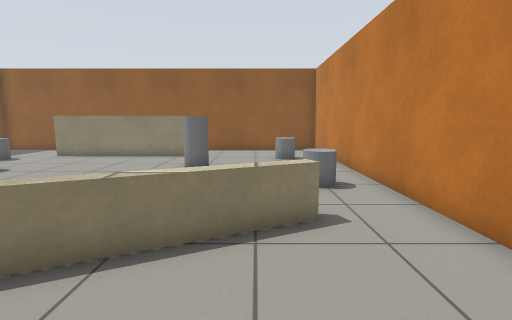
[1] (above)

12 first-person views from a walk through a robot-simulator world made for Gazebo. The camera is 0.92 m above the floor, tilts 8° down and sees 85° across. The floor is counted in squares, 0.5 m on a side. Each view is taken from the middle of a square. On the plan, view 1 faces up. The plan holds only what a view shows up to about 16 squares ahead; the rest is blank.

[2]
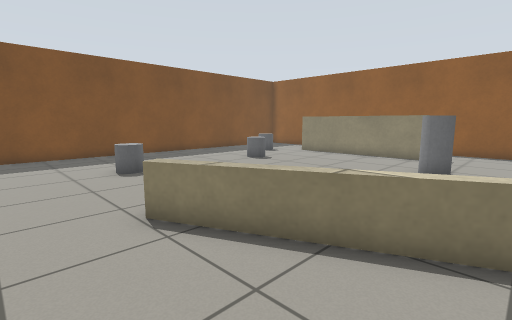

[3]
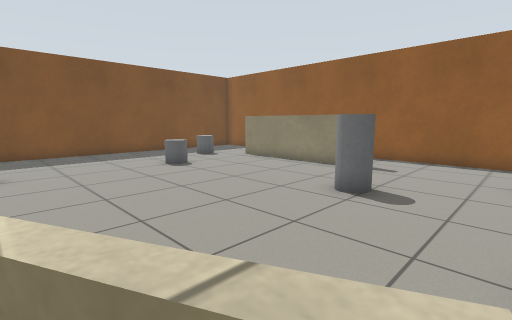

[4]
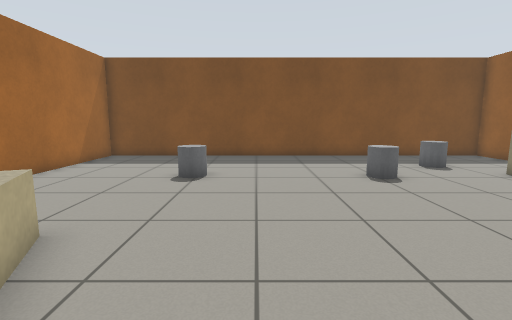

[5]
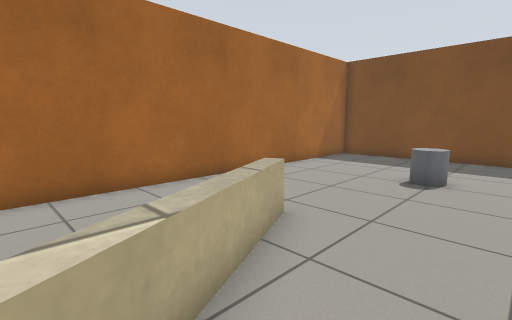

[6]
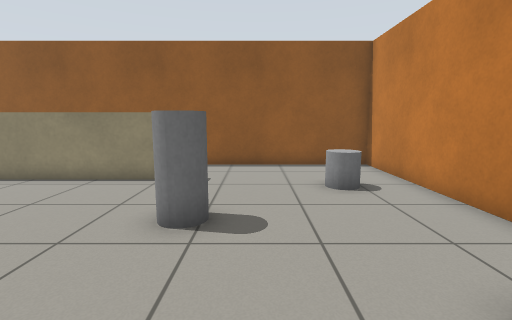

[7]
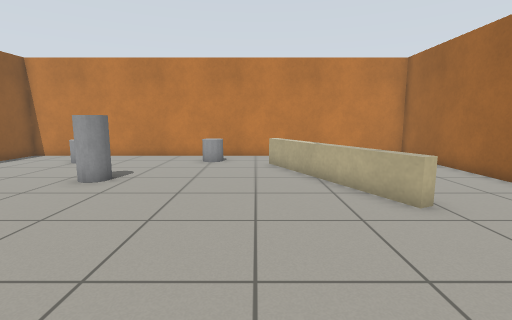

[8]
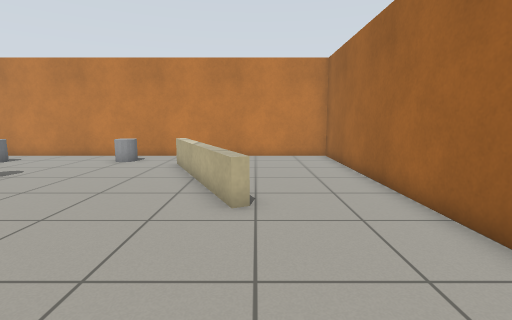

[9]
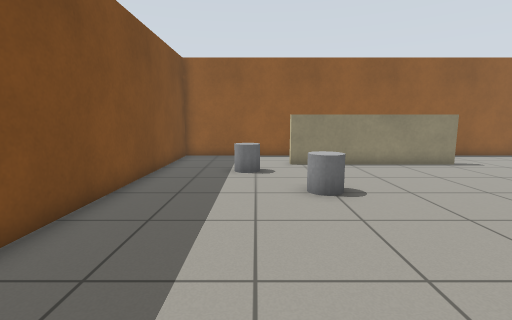

[10]
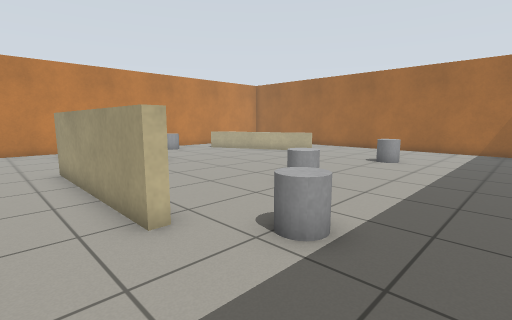

[11]
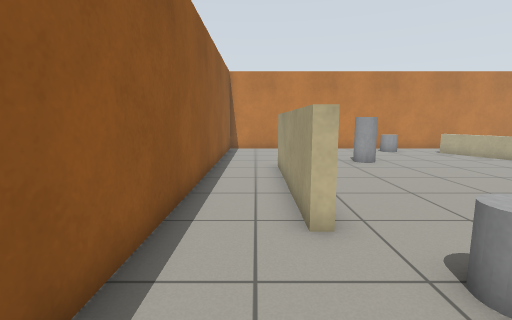

[12]
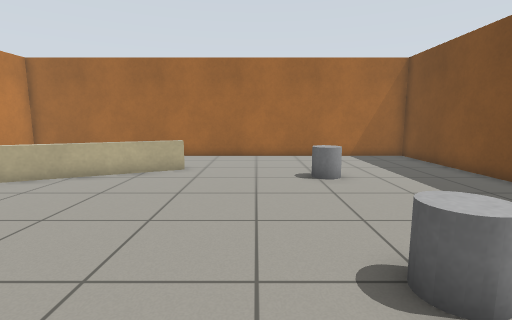

### Floor plan
Ten units are one square. View 1 is at (0, 0); x grows to the right and y downward. Boxes are objects, and circles mark ways between rooms. Rooms are numbered by the first view taken in them; rooms with no view inside come last. Other rooms are left out.
<svg viewBox="-162 -182 204 204">
<path fill="none" stroke="#000" d="M-65 17 37 17 37 -65M12 -51 -51 -21M-35 -147 -105 -147 -105 -151 -35 -151M37 -65 37 -177 -157 -177 -157 17 -65 17M-51 -21 -53 -25 11 -55"/>
<rect x="-135" y="-135" width="20" height="10" fill="#bbb"><title>grey cylinder</title></rect>
<rect x="-115" y="-45" width="20" height="10" fill="#bbb"><title>grey cylinder</title></rect>
<rect x="-105" y="-105" width="10" height="10" fill="#bbb"><title>grey cylinder</title></rect>
<rect x="-35" y="-115" width="20" height="10" fill="#bbb"><title>grey cylinder</title></rect>
<rect x="5" y="-145" width="20" height="10" fill="#bbb"><title>grey cylinder</title></rect>
<rect x="15" y="-85" width="10" height="10" fill="#bbb"><title>grey cylinder</title></rect>
<circle cx="-57" cy="0" r="3" fill="#2a7"/>
<circle cx="25" cy="-55" r="3" fill="#2a7"/>
<text x="0" y="-10">1</text>
<text x="-70" y="-90">2</text>
</svg>
Room 1 opens to room 2.

Where each view was taken, in squares from view 1:
view 1: 0 up, 0 right, facing up
view 2: 0 up, 0 right, facing up-left
view 3: 4 up, 1 right, facing up-left
view 4: 6 up, 1 left, facing left
view 5: 6 up, 1 left, facing down-left
view 6: 6 up, 1 left, facing up
view 7: 6 up, 11 left, facing right
view 8: 2 up, 11 left, facing right
view 9: 3 up, 12 left, facing up
view 10: 17 up, 15 left, facing down-right
view 11: 16 up, 15 left, facing right
view 12: 13 up, 8 left, facing down
